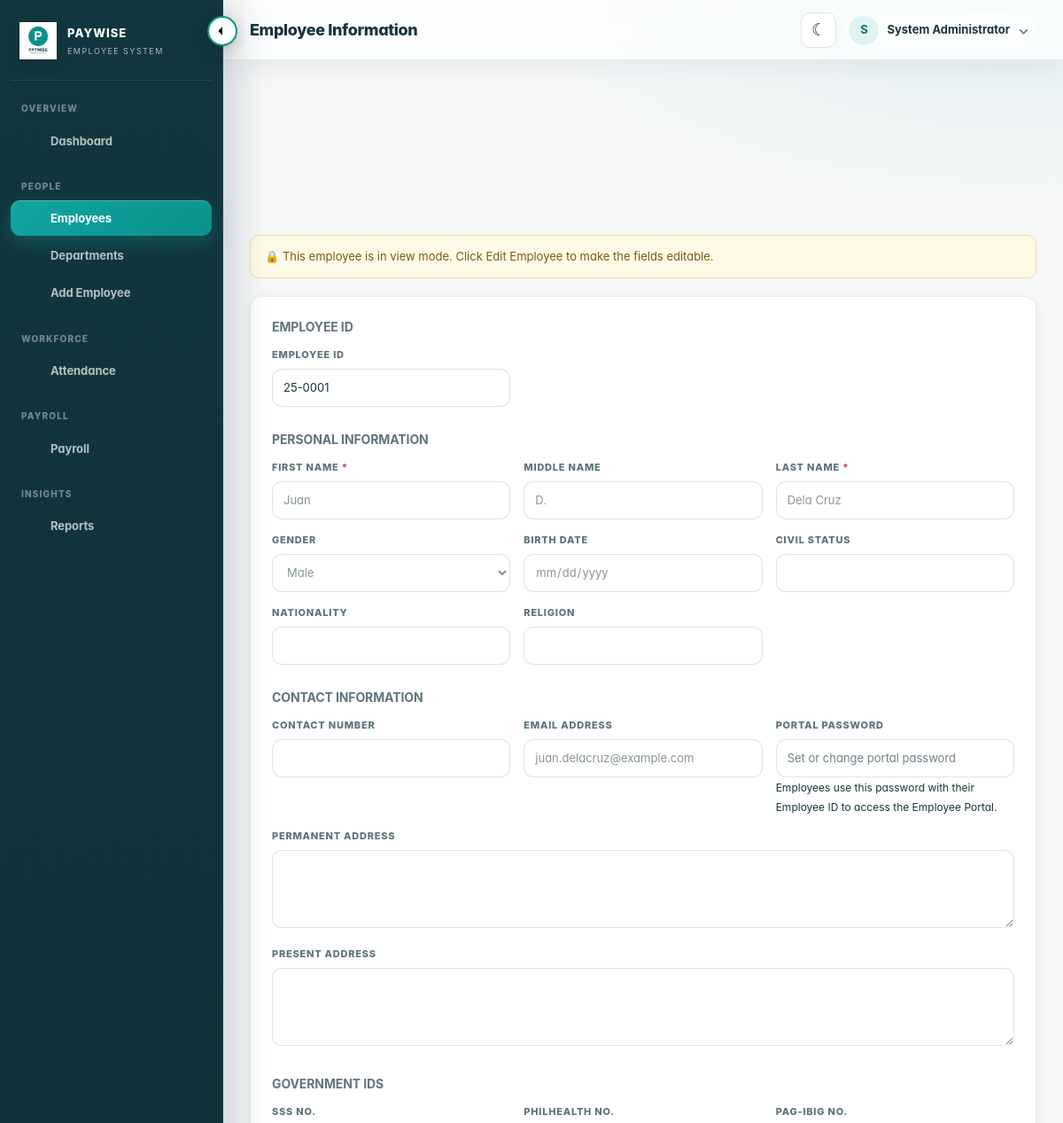
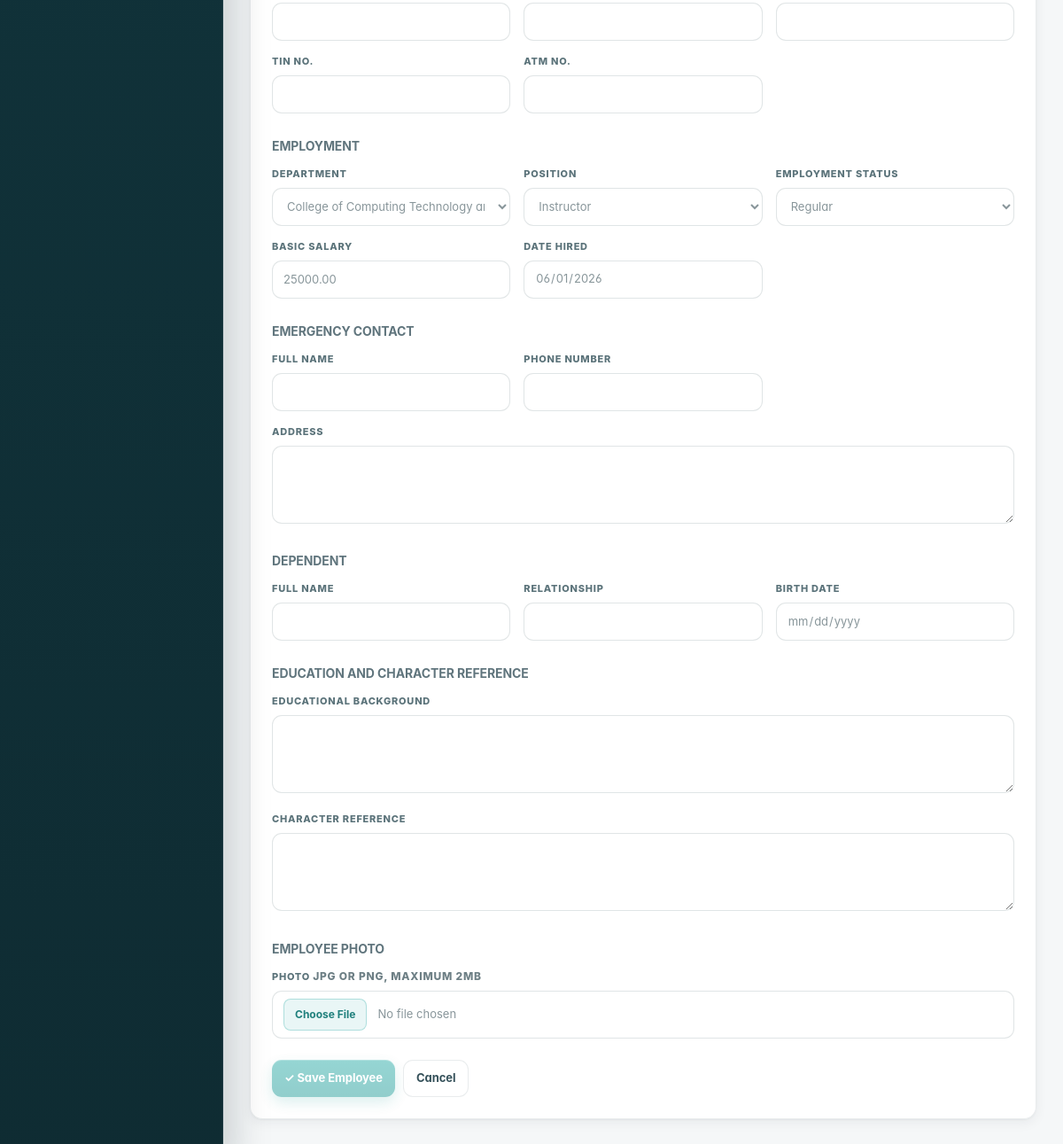
The page /pages/personalinfo.php?edit=1 (signed in) on the database its author committed (2 pictures, top to bottom).
### tables this page shows
CREATE TABLE employees (
    employee_id INT NOT NULL AUTO_INCREMENT,
    employee_no VARCHAR(20) NOT NULL,
    portal_password VARCHAR(255) DEFAULT NULL,  
    photo_path VARCHAR(255) DEFAULT NULL,

    first_name VARCHAR(50) NOT NULL,
    middle_name VARCHAR(50) DEFAULT NULL,
    last_name VARCHAR(50) NOT NULL,

    gender ENUM('Male','Female','Other') NOT NULL DEFAULT 'Other',
    birth_date DATE DEFAULT NULL,
    contact_number VARCHAR(20) DEFAULT NULL,
    email VARCHAR(100) DEFAULT NULL,
    civil_status VARCHAR(30) DEFAULT NULL,
    nationality VARCHAR(50) DEFAULT NULL,
    religion VARCHAR(50) DEFAULT NULL,

    permanent_address TEXT DEFAULT NULL,
    present_address TEXT DEFAULT NULL,

    sss_no VARCHAR(30) DEFAULT NULL,
    philhealth_no VARCHAR(30) DEFAULT NULL,
    pagibig_no VARCHAR(30) DEFAULT NULL,
    tin_no VARCHAR(30) DEFAULT NULL,
    atm_no VARCHAR(40) DEFAULT NULL,

    department VARCHAR(150) DEFAULT NULL,
    position VARCHAR(120) DEFAULT NULL,
    employment_status ENUM('Regular','Probationary','Contractual','Part-Time')
        NOT NULL DEFAULT 'Regular',

    basic_salary DECIMAL(12,2) NOT NULL DEFAULT 0.00,
    date_hired DATE DEFAULT NULL,

    emergency_contact_name VARCHAR(100) DEFAULT NULL,
    emergency_contact_phone VARCHAR(30) DEFAULT NULL,
    emergency_contact_address TEXT DEFAULT NULL,

    dependent_name VARCHAR(100) DEFAULT NULL,
    dependent_relationship VARCHAR(50) DEFAULT NULL,
    dependent_birth_date DATE DEFAULT NULL,

    education_background TEXT DEFAULT NULL,
    character_reference TEXT DEFAULT NULL,

    created_at TIMESTAMP NOT NULL DEFAULT CURRENT_TIMESTAMP,
    updated_at TIMESTAMP NOT NULL DEFAULT CURRENT_TIMESTAMP
        ON UPDATE CURRENT_TIMESTAMP,

    PRIMARY KEY (employee_id),
    UNIQUE KEY uq_employee_no (employee_no),
    KEY idx_employee_department (department),
    KEY idx_employee_status (employment_status),
    KEY idx_employee_name (last_name, first_name)
);

### config/database.php (called while the page is built, shortened)
<?php
if (!function_exists('e')) {
    function e($value): string
    {
        return htmlspecialchars((string)$value, ENT_QUOTES, 'UTF-8');
    }
}

### pages/personalinfo.php (the view, shortened to what this page needs)
<?php
require_once __DIR__ . '/../includes/auth.php';
require_once __DIR__ . '/../includes/layout.php';
$editId = (int)($_GET['edit'] ?? 0);
$employee = null;
if ($editId > 0) {
    $stmt = $conn->prepare('SELECT * FROM employees WHERE employee_id=? LIMIT 1');
    $stmt->bind_param('i', $editId);
    $stmt->execute();
    $employee = $stmt->get_result()->fetch_assoc();
}
if ($editId > 0) {
    $stmt = $conn->prepare('SELECT * FROM employees WHERE employee_id=? LIMIT 1');
    $stmt->bind_param('i', $editId);
    $stmt->execute();
    $employee = $stmt->get_result()->fetch_assoc();
}
function field_value(?array $employee, string $key): string
{
    return e($employee[$key] ?? '');
}
$disabled = 'disabled';
$departments = [];
$departmentResult = $conn->query("SELECT department_name FROM departments WHERE status='Active' ORDER BY department_name ASC");
if ($departmentResult) {
    while ($row = $departmentResult->fetch_assoc()) {
        $departments[] = $row['department_name'];
    }
}
?>
<!doctype html>
<html lang="en">
<head>
    <link rel="stylesheet" href="../assets/css/app.css?v=20260909-rail4">
    <link rel="stylesheet" href="../assets/css/apple-system.css?v=20260916-apple9">
</head>
<body>
    <div class="app">
        <main class="main">
            <div class="content">
                <div id="lockedNotice" class="locked-box">
                    <?php echo $employee ? '🔒 This employee is in view mode. Click Edit Employee to make the fields editable.' : '🔒 The form is locked. Click Add Employee to start entering employee information.'; ?>
                </div>
                <form id="employeeForm" class="form-card" method="post" enctype="multipart/form-data">
                    <div class="form-body">
                        <div class="section-title">Employee ID</div>
                        <div class="form-grid">
                            <div class="field"><label>Employee ID</label><input type="text" value="<?php echo $employee ? field_value($employee, 'employee_no') : e(next_employee_no($conn)) ?>" placeholder="25-0001" readonly></div>
                        </div>
                        <div class="section-title">Personal Information</div>
                        <div class="form-grid">
                            <div class="field"><label>First Name <span class="required">*</span></label><input <?php echo $disabled; ?> name="first_name" value="<?php echo field_value($employee, 'first_name'); ?>" required></div>
                            <div class="field"><label>Middle Name</label><input <?php echo $disabled; ?> name="middle_name" value="<?php echo field_value($employee, 'middle_name'); ?>"></div>
                            <div class="field"><label>Last Name <span class="required">*</span></label><input <?php echo $disabled; ?> name="last_name" value="<?php echo field_value($employee, 'last_name'); ?>" required></div>
                            <div class="field"><label>Gender</label><select <?php echo $disabled; ?> name="gender">
                                    <option value="Male" <?php echo ($employee['gender'] ?? '') === 'Male' ? 'selected' : ''; ?>>Male</option>
                                </select></div>
                            <div class="field"><label>Birth Date</label><input <?php echo $disabled; ?> type="date" name="birth_date" value="<?php echo field_value($employee, 'birth_date'); ?>"></div>
                            <div class="field"><label>Civil Status</label><input <?php echo $disabled; ?> name="civil_status" value="<?php echo field_value($employee, 'civil_status'); ?>"></div>
                            <div class="field"><label>Nationality</label><input <?php echo $disabled; ?> name="nationality" value="<?php echo field_value($employee, 'nationality'); ?>"></div>
                            <div class="field"><label>Religion</label><input <?php echo $disabled; ?> name="religion" value="<?php echo field_value($employee, 'religion'); ?>"></div>
                        </div>
                        <div class="section-title">Contact Information</div>
                        <div class="form-grid">
                            <div class="field"><label>Contact Number</label><input <?php echo $disabled; ?> name="contact_number" value="<?php echo field_value($employee, 'contact_number'); ?>"></div>
                            <div class="field"><label>Email Address</label><input <?php echo $disabled; ?> type="email" name="email" value="<?php echo field_value($employee, 'email'); ?>"></div>
                            <div class="field"><label>Portal Password</label><input <?php echo $disabled; ?> type="password" name="portal_password" value="" placeholder="Set or change portal password"><small>Employees use this password with their Employee ID to access the Employee Portal.</small></div>
                            <div class="field full"><label>Permanent Address</label><textarea <?php echo $disabled; ?> name="permanent_address"><?php echo field_value($employee, 'permanent_address'); ?></textarea></div>
                            <div class="field full"><label>Present Address</label><textarea <?php echo $disabled; ?> name="present_address"><?php echo field_value($employee, 'present_address'); ?></textarea></div>
                        </div>
                        <div class="section-title">Government IDs</div>
                        <div class="form-grid">
                            <div class="field"><label>SSS No.</label><input <?php echo $disabled; ?> name="sss_no" value="<?php echo field_value($employee, 'sss_no'); ?>"></div>
                            <div class="field"><label>PhilHealth No.</label><input <?php echo $disabled; ?> name="philhealth_no" value="<?php echo field_value($employee, 'philhealth_no'); ?>"></div>
                            <div class="field"><label>Pag-IBIG No.</label><input <?php echo $disabled; ?> name="pagibig_no" value="<?php echo field_value($employee, 'pagibig_no'); ?>"></div>
                            <div class="field"><label>TIN No.</label><input <?php echo $disabled; ?> name="tin_no" value="<?php echo field_value($employee, 'tin_no'); ?>"></div>
                            <div class="field"><label>ATM No.</label><input <?php echo $disabled; ?> name="atm_no" value="<?php echo field_value($employee, 'atm_no'); ?>"></div>
                        </div>
                        <div class="section-title">Employment</div>
                        <div class="form-grid">
                            <div class="field"><label>Department</label><select <?php echo $disabled; ?> name="department">
                                    <option value="">Select department</option><?php foreach ($departments as $d): ?><option value="<?php echo e($d); ?>" <?php echo ($employee['department'] ?? '') === $d ? 'selected' : ''; ?>><?php echo e($d); ?></option><?php endforeach; ?>
                                </select></div>
                            <div class="field">
                                <label>Position</label>
                                <select <?php echo $disabled; ?> name="position" id="position">
                                    <option value="">Select position</option>
                                </select>
                            </div>
                            <div class="field"><label>Employment Status</label><select <?php echo $disabled; ?> name="employment_status"><?php foreach (['Regular', 'Probationary', 'Contractual', 'Part-Time'] as $status): ?><option value="<?php echo $status; ?>" <?php echo ($employee['employment_status'] ?? 'Regular') === $status ? 'selected' : ''; ?>><?php echo $status; ?></option><?php endforeach; ?></select></div>
                            <div class="field"><label>Basic Salary</label><input <?php echo $disabled; ?> type="number" min="0" step="0.01" name="basic_salary" value="<?php echo field_value($employee, 'basic_salary'); ?>"></div>
                            <div class="field"><label>Date Hired</label><input <?php echo $disabled; ?> type="date" name="date_hired" value="<?php echo field_value($employee, 'date_hired'); ?>"></div>
                        </div>
                        <div class="section-title">Emergency Contact</div>
                        <div class="form-grid">
                            <div class="field"><label>Full Name</label><input <?php echo $disabled; ?> name="emergency_contact_name" value="<?php echo field_value($employee, 'emergency_contact_name'); ?>"></div>
                            <div class="field"><label>Phone Number</label><input <?php echo $disabled; ?> name="emergency_contact_phone" value="<?php echo field_value($employee, 'emergency_contact_phone'); ?>"></div>
                            <div class="field full"><label>Address</label><textarea <?php echo $disabled; ?> name="emergency_contact_address"><?php echo field_value($employee, 'emergency_contact_address'); ?></textarea></div>
                        </div>
                        <div class="section-title">Dependent</div>
                        <div class="form-grid">
                            <div class="field"><label>Full Name</label><input <?php echo $disabled; ?> name="dependent_name" value="<?php echo field_value($employee, 'dependent_name'); ?>"></div>
                            <div class="field"><label>Relationship</label><input <?php echo $disabled; ?> name="dependent_relationship" value="<?php echo field_value($employee, 'dependent_relationship'); ?>"></div>
                            <div class="field"><label>Birth Date</label><input <?php echo $disabled; ?> type="date" name="dependent_birth_date" value="<?php echo field_value($employee, 'dependent_birth_date'); ?>"></div>
                        </div>
                        <div class="section-title">Education and Character Reference</div>
                        <div class="form-grid">
                            <div class="field full"><label>Educational Background</label><textarea <?php echo $disabled; ?> name="education_background"><?php echo field_value($employee, 'education_background'); ?></textarea></div>
                            <div class="field full"><label>Character Reference</label><textarea <?php echo $disabled; ?> name="character_reference"><?php echo field_value($employee, 'character_reference'); ?></textarea></div>
                        </div>
                        <div class="section-title">Employee Photo</div>
                        <div class="form-grid">
                            <div class="field full"><label>Photo <span class="mini">JPG or PNG, maximum 2MB</span></label><input <?php echo $disabled; ?> type="file" name="employee_photo" accept=".jpg,.jpeg,.png,image/jpeg,image/png"></div>
                        </div>
                    </div>
                    <div class="form-actions">
                        <button id="saveButton" class="btn btn-primary" type="submit" disabled>✓ Save Employee</button>
                        <a class="btn btn-secondary" href="personalinfo.php?cancel=1">Cancel</a>
                    </div>
                </form>
            </div>
        </main>
    </div>
</body>
</html>

### rows shown on the page
employees: employee_no "25-0001", first_name "Juan", middle_name "D.", last_name "Dela Cruz", gender "Male", email "juan.delacruz@example.com", employment_status "Regular", basic_salary "25000.00", date_hired "06/01/2026"

### other values the page prints
$item[2] "Dashboard"
$item[2] "Employees"
$item[2] "Departments"
$item[2] "Add Employee"
$item[2] "Attendance"
$item[2] "Payroll"
$item[2] "Reports"
$title "Employee Information"
$initial "S"
$adminName "System Administrator"
form field department "College of Computing Technology and Engineering"
